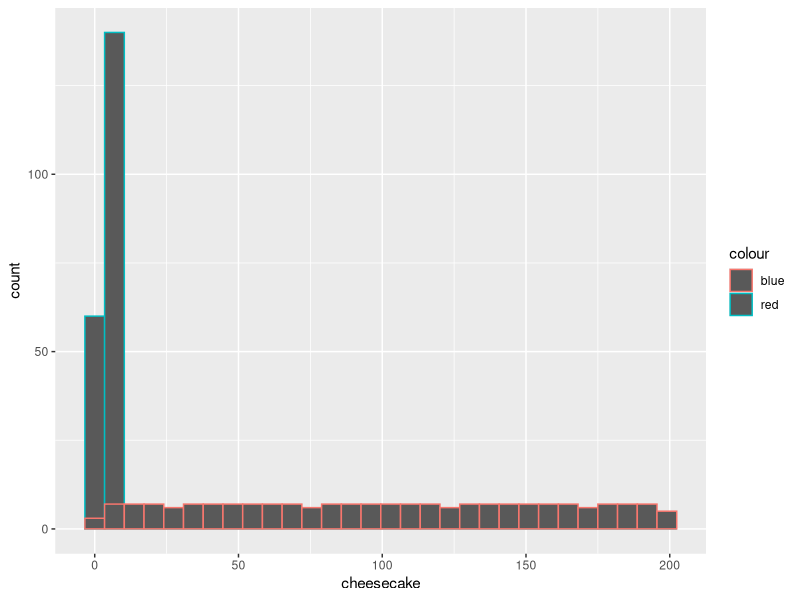
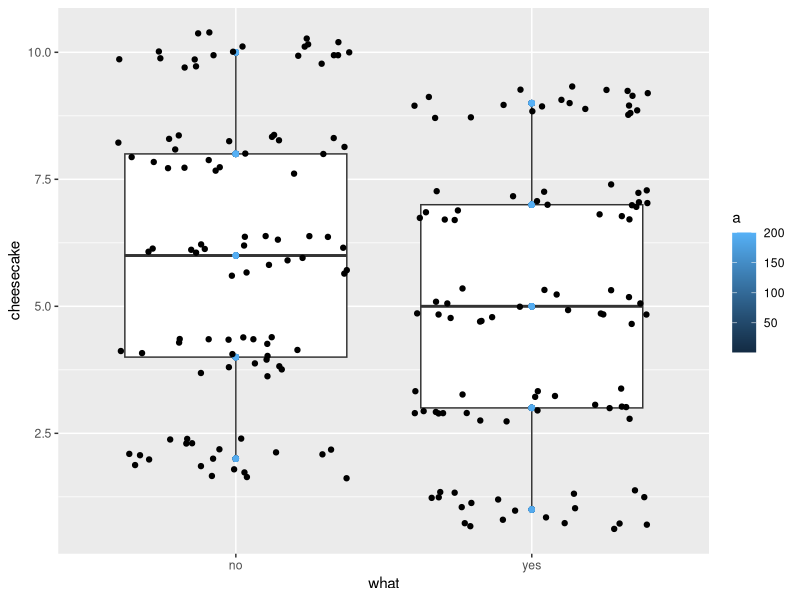
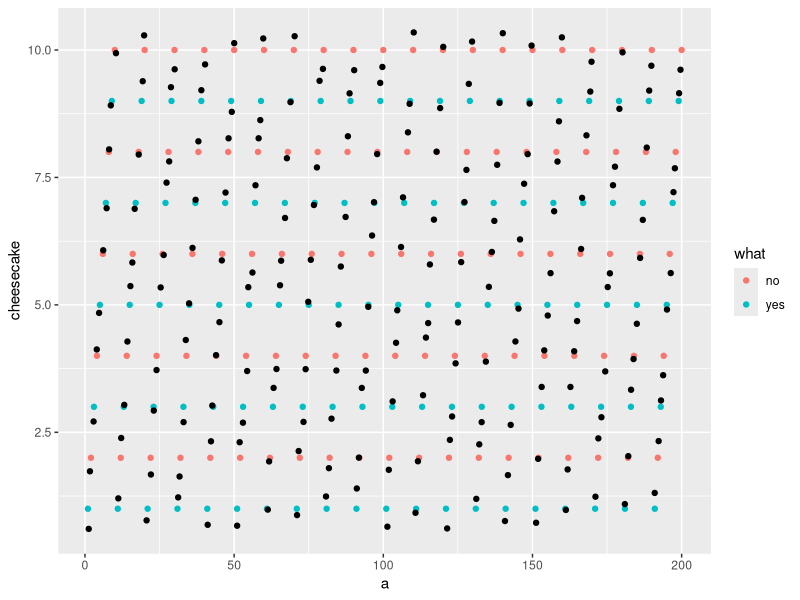
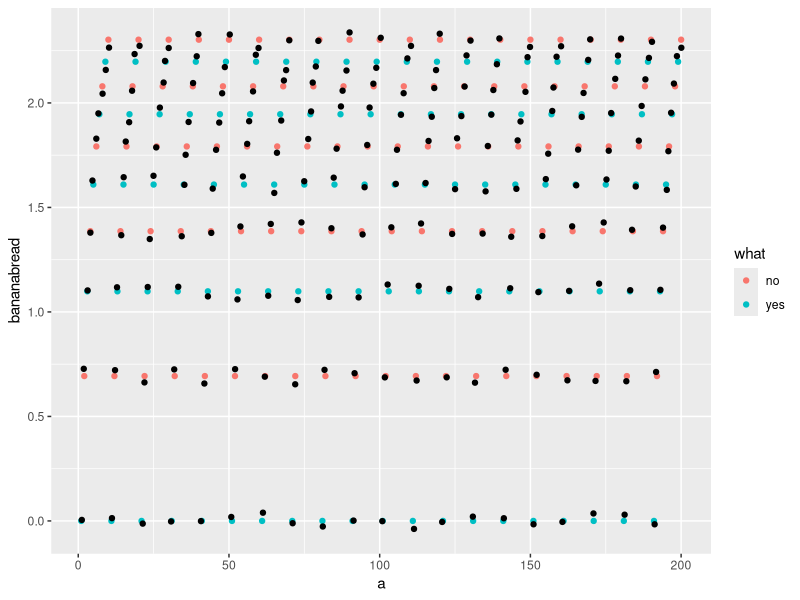
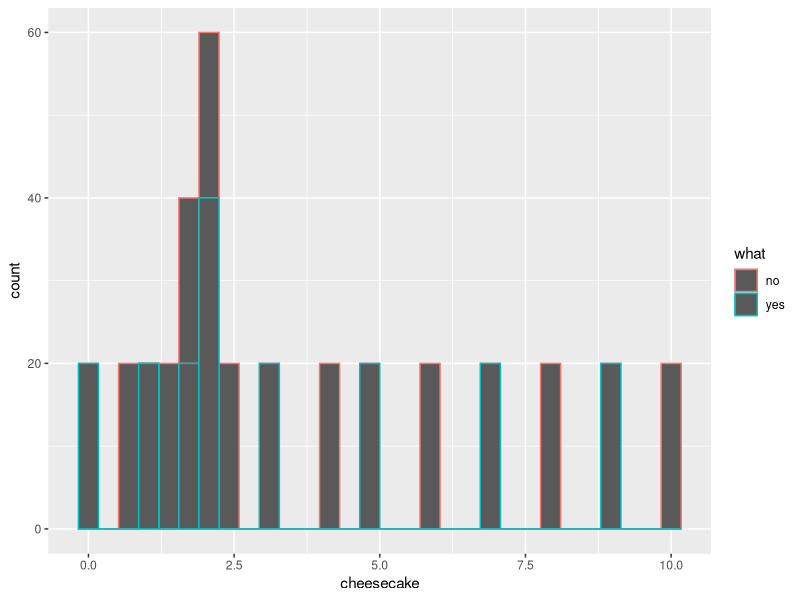

Write R code to recreate these figures, in order.
a<-1:200
cheesecake<-rep(1:10, 20)
a_cheesecake<-data.frame(a,cheesecake)
head(a_cheesecake)
library(ggplot2)
g1<- ggplot(a_cheesecake, aes(x=cheesecake,col="red"))+geom_histogram()+geom_histogram(aes(x=a, col="blue"))
g1
a_cheesecake$what<-rep(c("yes","no"),100)
g2<-ggplot(a_cheesecake, aes(x=what, y=cheesecake))+geom_boxplot()+geom_point(aes(col=a))+geom_jitter()
g2
g3<-ggplot(a_cheesecake, aes(x=a, y=cheesecake))+geom_point(aes(col=what))+geom_jitter()
g3
a_cheesecake$bananabread<-log(cheesecake)
g4<-ggplot(a_cheesecake, aes(x=a, y=bananabread))+geom_point(aes(col=what))+geom_jitter()
g4
g5<-ggplot(a_cheesecake, aes(x=cheesecake))+geom_histogram(aes(col=what))+geom_histogram(aes(x=bananabread,col=what))
g5
pie<-3.14*c(a_cheesecake$cheesecake,a_cheesecake$bananabread)
applegrams<-rep(c("alpha","beta","gamma"),200)
